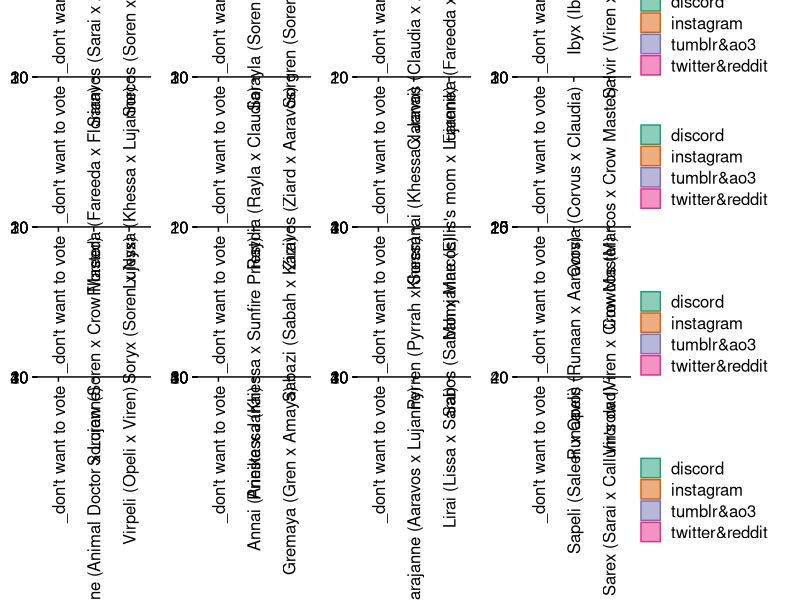

R code for this plot:
## ---- chunk 1
# code chunks are collapsed:
# https://stackoverflow.com/a/52589123/4819684

#setting working directory
knitr::opts_knit$set(root.dir = '.')

#loading packages
library("lubridate") # for handling dates
library('ggplot2') # for plotting
library('cowplot') # for plotting
library("RColorBrewer") # for choosing colors

## ---- chunk 2
data <- read.csv2 (file.path('data','Rarepair Rumble Round 2CD (Responses) - Form responses 1.csv'), header = TRUE, sep=',')
data <- sapply(data, as.character)
data[data == ''] <- "_don't want to vote"
data[data == "I don't want to vote for either of these ships"] <- "_don't want to vote"
data <- data.frame(data)

data$source <- 'discord'
data[13:35,]$source <- 'tumblr&ao3'
data[36:51,]$source <- 'twitter&reddit'
data[52:69,]$source <- 'instagram'

data$Timestamp <- parse_date_time2(as.character(data$Timestamp), orders = "%d/%m/%Y %H:%M:%S")
data$day <- as.Date(data$Timestamp)

custompalette <- brewer.pal(n=4, name = 'Dark2')
#display.brewer.pal(name = 'Dark2', n=4)

## ---- chunk 3

plot_data_column <- function (data, column, legendPosition) {
    ggplot(data, aes_string(x = column)) + 
    geom_bar(aes(col=source, fill=source), alpha = 0.5)+
    scale_colour_manual(values = custompalette)+
    scale_fill_manual(values = custompalette) +
    theme_half_open() +
    background_grid() +
    theme(axis.text.x = element_text(angle = 90, vjust = 0.5, hjust=1),
          axis.title.y=element_blank(),
          axis.title.x=element_blank(),
          legend.position = legendPosition)
}

myplots <- lapply(colnames(data)[2:17], plot_data_column, data = data, legendPosition = 'none')
mylegend <- get_legend(plot_data_column(data, colnames(data)[2], 'right') + 
                       theme(legend.title=element_blank()))

plot_grid(plot_grid(plotlist = myplots, align='hv'),
          plot_grid(plotlist = rep(list(mylegend),4), nrow=4, rel_heights = c(1,3,2,3)),
          rel_widths = c(4,1),
          align='hv')

